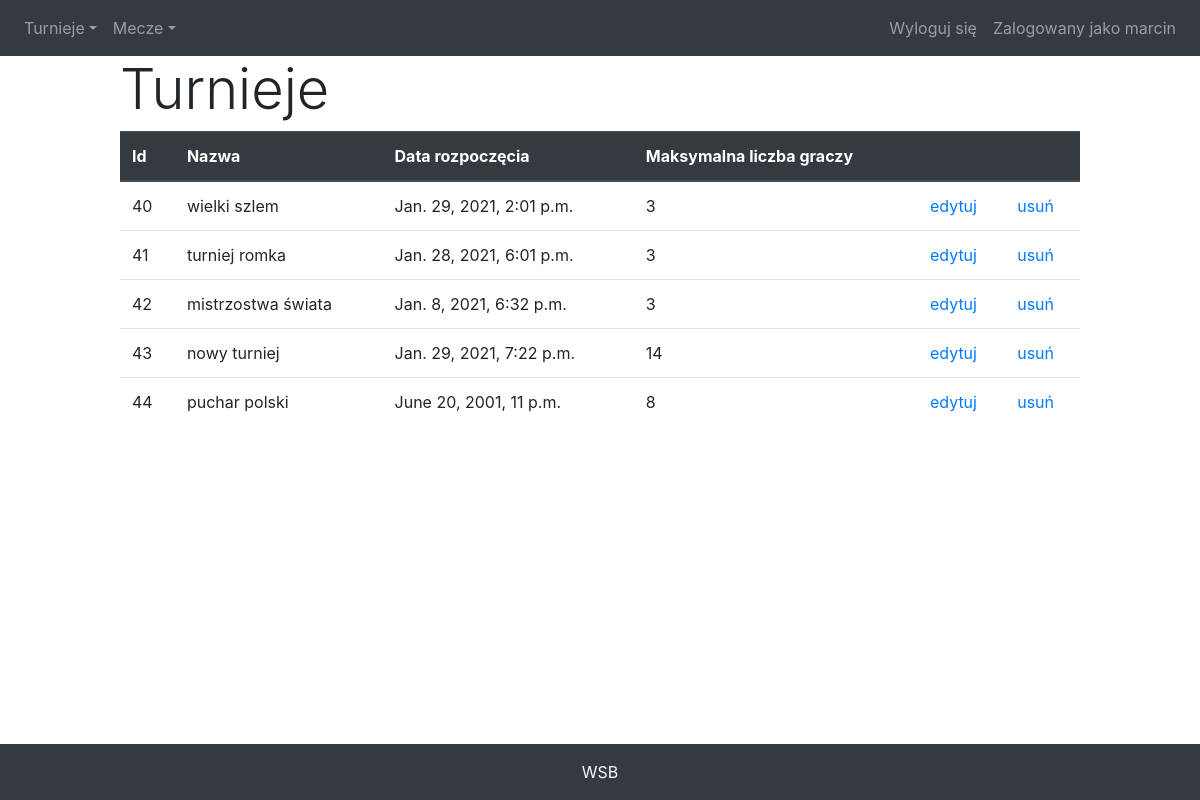
Page /turnieje/tournaments (signed in) on the committed database.
### turnieje/models/turnieje_model.py (models this page shows, shortened)
class Tournaments(models.Model):
    id = models.AutoField(db_index=True, primary_key=True)
    name = models.CharField(max_length=20)
    date_of_start = models.DateTimeField()
    max_players = models.IntegerField()

### turnieje/views/turnieje_view.py (the view)
# urls.py: path('tournaments', AllTournamentsView.as_view(), name="all_tournaments"),
class AllTournamentsView(ListView):
    model = Tournaments

### turnieje/templates/turnieje/tournaments_list.html (shortened to what this page needs)
{% extends 'turnieje/scheleton.html' %}
{% block content %}
    <h3 class="display-4">Turnieje</h3>
    <table class="table">
        <thead class="thead-dark">
            <tr>
                <th>Id</th>
                <th>Nazwa</th>
                <th>Data rozpoczęcia</th>
                <th>Maksymalna liczba graczy
                <th></th>
                <th></th>
            </tr>
        </thead>
        <tbody>
            {% for game in object_list %}
                <tr>
                    <td>{{game.id}}</td>
                    <td>{{game.name}}</td>
                    <td>{{game.date_of_start}}</td>
                    <td>{{game.max_players}}</td>
                    <td><a href="{%url 'tournament_update' game.id%}">edytuj</a></td>
                    <td><a href="#" data-url="{%url 'tournament_delete' game.id%}" data-toggle="modal" data-target="#turniejeModal">usuń</a></td>
                </tr>
            {% endfor %}
        </tbody>
    </table>
{% endblock %}

### turnieje/templates/turnieje/header.html (shortened to what this page needs)
<nav class="navbar navbar-expand-sm bg-dark navbar-dark">
    <div class="collapse navbar-collapse" id="navbarSupportedContent">
        {% if user.is_authenticated %}
            <ul class="navbar-nav mr-auto">
                <li class="nav-item dropdown">
                    <a class="nav-link dropdown-toggle" href="#" id="navbardrop" data-toggle="dropdown">Turnieje</a>
                </li>
                <li class="nav-item dropdown">
                    <a class="nav-link dropdown-toggle" href="#" id="navbardrop" data-toggle="dropdown">Mecze</a>
                </li>
            </ul>
        {% endif %}
        <ul class="navbar-nav ml-auto">
            {% if not user.is_authenticated %}
            <li class="nav-item">
                <a class="nav-link" href="{%url 'login'%}">Zaloguj się</a>
            </li>
            <li class="nav-item">
                <a class="nav-link"  href="{%url 'register'%}">Zarejestruj się</a>
            </li>
            {% else %}
             <li class="nav-item">
                <a class="nav-link"  href="{%url 'logout'%}">Wyloguj się</a>
            </li>
            <li class="nav-item">
                <a class="nav-link">Zalogowany jako {{ user.get_username }}</a>
            </li>
            {% endif %}
        </ul>
    </div>
</nav>

### rows in the picture
Tournaments: id "40", name "wielki szlem", date_of_start "Jan. 29, 2021, 2:01 p.m.", max_players "3"
Tournaments: id "41", name "turniej romka", date_of_start "Jan. 28, 2021, 6:01 p.m.", max_players "3"
Tournaments: id "42", name "mistrzostwa świata", date_of_start "Jan. 8, 2021, 6:32 p.m.", max_players "3"
Tournaments: id "43", name "nowy turniej", date_of_start "Jan. 29, 2021, 7:22 p.m.", max_players "14"
Tournaments: id "44", name "puchar polski", date_of_start "June 20, 2001, 11 p.m.", max_players "8"

### other values in the picture
{{ user.get_username }} "marcin"
